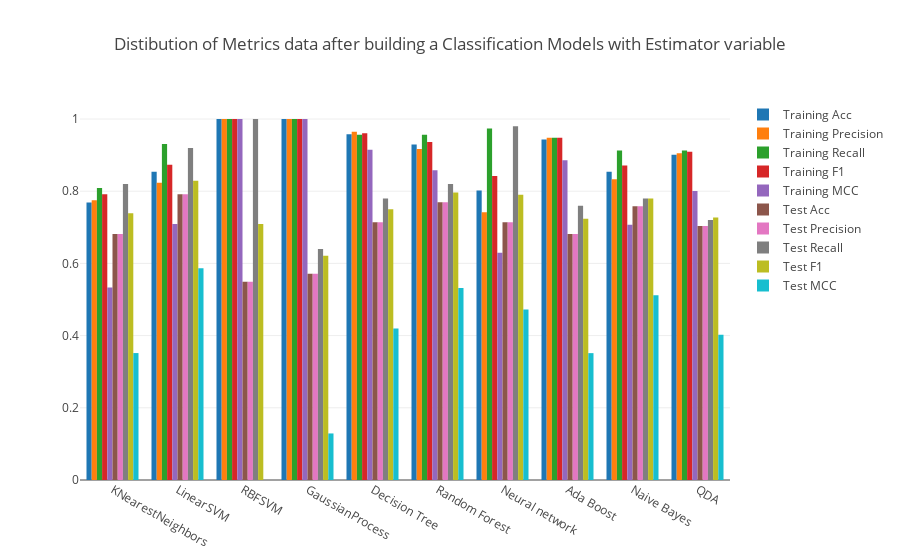

Here is the notebook cell this chart was saved with:
### Code cell
import plotly.offline as py
import plotly.graph_objs as go
from plotly.offline import download_plotlyjs, init_notebook_mode, plot, iplot
init_notebook_mode(connected=True)

data = [
        go.Bar(name="Training Acc", y=metr_df.TrainingAcc, x=metr_df.Estimator),
        go.Bar(name="Training Precision", y=metr_df.TrainingPrecision, x=metr_df.Estimator),
        go.Bar(name="Training Recall", y=metr_df.TrainingRecall, x=metr_df.Estimator),
        go.Bar(name="Training F1", y=metr_df.TrainingF1, x=metr_df.Estimator),
        go.Bar(name="Training MCC", y=metr_df.TrainingMCC, x=metr_df.Estimator),
        go.Bar(name="Test Acc", y=metr_df.TestAcc, x=metr_df.Estimator),
        go.Bar(name="Test Precision", y=metr_df.TestPrecision, x=metr_df.Estimator),
        go.Bar(name="Test Recall", y=metr_df.TestRecall, x=metr_df.Estimator),
        go.Bar(name="Test F1", y=metr_df.TestF1, x=metr_df.Estimator),
        go.Bar(name="Test MCC", y=metr_df.TestMCC, x=metr_df.Estimator),
        
    
]

layout = go.Layout(
    title='Distibution of Metrics data after building a Classification Models with Estimator variable'
)

fig = go.Figure(data=data, layout=layout)

plot_url = py.iplot(fig)
#plot_url = py.iplot(data)

### Figure 1 — Plotly figure (JSON) as saved in the notebook; plotly's stock layout.template omitted (floating-point values rounded to 4 significant figures)
{"data": [{"name": "Training Acc", "type": "bar", "uid": "0218771c-7d4d-4bdf-8508-2576d5503171", "x": ["KNearestNeighbors", "LinearSVM", "RBFSVM", "GaussianProcess", "Decision Tree", "Random Forest", "Neural network", "Ada Boost", "Naive Bayes", "QDA"], "y": [0.7689, 0.8538, 1, 1, 0.9575, 0.9292, 0.8019, 0.9434, 0.8538, 0.9009]}, {"name": "Training Precision", "type": "bar", "uid": "653086fa-1a7d-480b-9ae1-aa64d3bf977a", "x": ["KNearestNeighbors", "LinearSVM", "RBFSVM", "GaussianProcess", "Decision Tree", "Random Forest", "Neural network", "Ada Boost", "Naive Bayes", "QDA"], "y": [0.775, 0.8231, 1, 1, 0.9649, 0.9167, 0.7417, 0.9478, 0.8333, 0.9052]}, {"name": "Training Recall", "type": "bar", "uid": "f8f75db7-8752-4cd4-b8c7-33ad0750694d", "x": ["KNearestNeighbors", "LinearSVM", "RBFSVM", "GaussianProcess", "Decision Tree", "Random Forest", "Neural network", "Ada Boost", "Naive Bayes", "QDA"], "y": [0.8087, 0.9304, 1, 1, 0.9565, 0.9565, 0.9739, 0.9478, 0.913, 0.913]}, {"name": "Training F1", "type": "bar", "uid": "4ef436fe-8bec-434f-bf24-348aecc4fcb7", "x": ["KNearestNeighbors", "LinearSVM", "RBFSVM", "GaussianProcess", "Decision Tree", "Random Forest", "Neural network", "Ada Boost", "Naive Bayes", "QDA"], "y": [0.7915, 0.8735, 1, 1, 0.9607, 0.9362, 0.8421, 0.9478, 0.8714, 0.9091]}, {"name": "Training MCC", "type": "bar", "uid": "ce3125c6-4c66-4682-a12b-b98d9bd66114", "x": ["KNearestNeighbors", "LinearSVM", "RBFSVM", "GaussianProcess", "Decision Tree", "Random Forest", "Neural network", "Ada Boost", "Naive Bayes", "QDA"], "y": [0.5331, 0.7092, 1, 1, 0.9146, 0.8579, 0.6293, 0.886, 0.7067, 0.8003]}, {"name": "Test Acc", "type": "bar", "uid": "5e8a0555-3242-40f9-882f-fe08787bff70", "x": ["KNearestNeighbors", "LinearSVM", "RBFSVM", "GaussianProcess", "Decision Tree", "Random Forest", "Neural network", "Ada Boost", "Naive Bayes", "QDA"], "y": [0.6813, 0.7912, 0.5495, 0.5714, 0.7143, 0.7692, 0.7143, 0.6813, 0.7582, 0.7033]}, {"name": "Test Precision", "type": "bar", "uid": "cce87628-37b5-423c-8045-eef19998fe8b", "x": ["KNearestNeighbors", "LinearSVM", "RBFSVM", "GaussianProcess", "Decision Tree", "Random Forest", "Neural network", "Ada Boost", "Naive Bayes", "QDA"], "y": [0.6813, 0.7912, 0.5495, 0.5714, 0.7143, 0.7692, 0.7143, 0.6813, 0.7582, 0.7033]}, {"name": "Test Recall", "type": "bar", "uid": "799c70e4-7d93-410f-b3b7-f31b71e67de5", "x": ["KNearestNeighbors", "LinearSVM", "RBFSVM", "GaussianProcess", "Decision Tree", "Random Forest", "Neural network", "Ada Boost", "Naive Bayes", "QDA"], "y": [0.82, 0.92, 1, 0.64, 0.78, 0.82, 0.98, 0.76, 0.78, 0.72]}, {"name": "Test F1", "type": "bar", "uid": "112f4345-bcd0-4469-9981-b1f7b0a965d2", "x": ["KNearestNeighbors", "LinearSVM", "RBFSVM", "GaussianProcess", "Decision Tree", "Random Forest", "Neural network", "Ada Boost", "Naive Bayes", "QDA"], "y": [0.7387, 0.8288, 0.7092, 0.6214, 0.75, 0.7961, 0.7903, 0.7238, 0.78, 0.7273]}, {"name": "Test MCC", "type": "bar", "uid": "03037f49-7940-48e9-8c1c-2ed81619ef64", "x": ["KNearestNeighbors", "LinearSVM", "RBFSVM", "GaussianProcess", "Decision Tree", "Random Forest", "Neural network", "Ada Boost", "Naive Bayes", "QDA"], "y": [0.3516, 0.5865, 0, 0.1289, 0.4195, 0.532, 0.4726, 0.3514, 0.5117, 0.4021]}], "layout": {"title": {"text": "Distibution of Metrics data after building a Classification Models with Estimator variable"}}}
